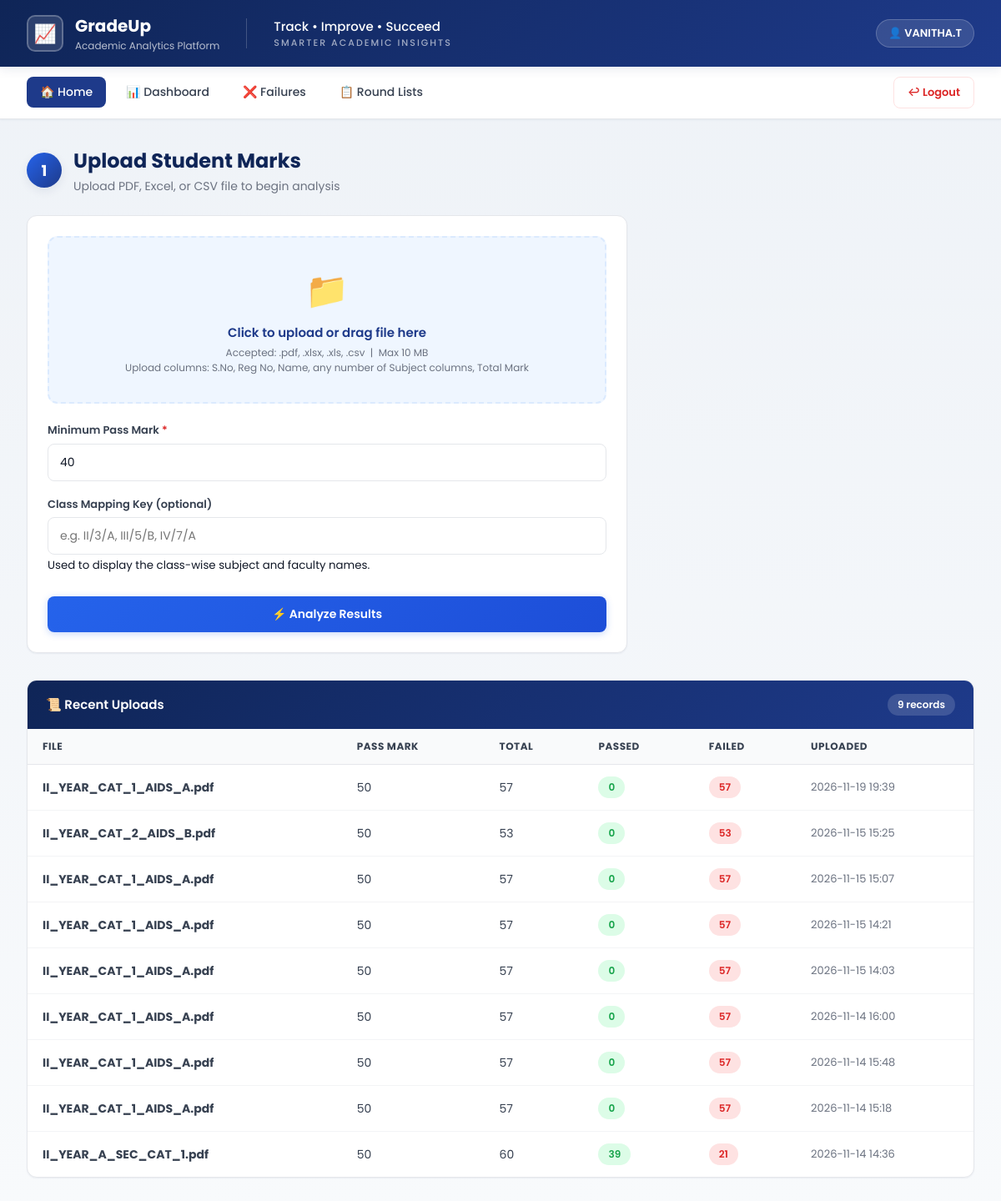
Page / (signed in) on the earlier database version.
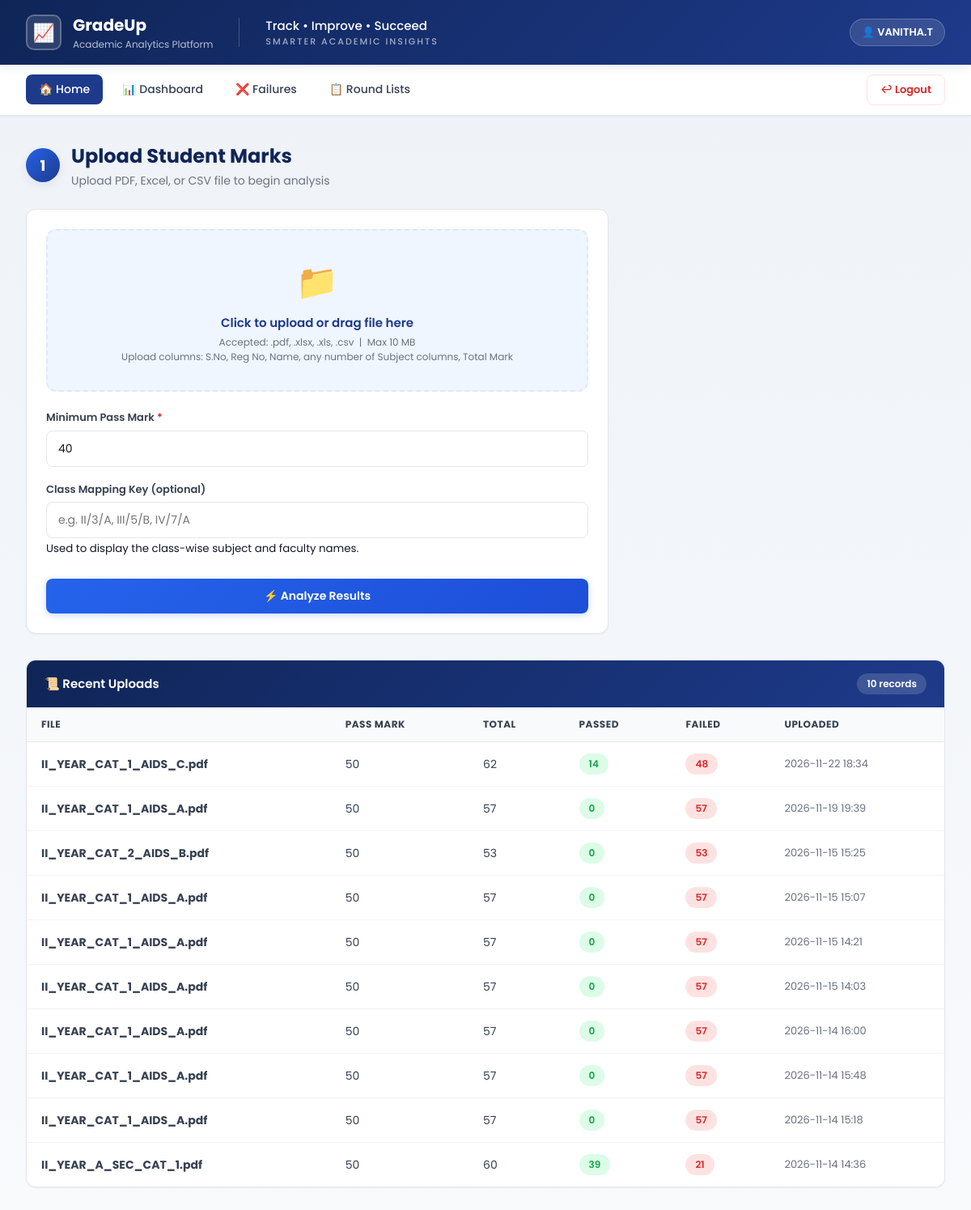
Same page on the later database version.
### tables this page shows
CREATE TABLE users (
            id INTEGER PRIMARY KEY AUTOINCREMENT,
            full_name TEXT NOT NULL,
            email TEXT UNIQUE NOT NULL,
            department TEXT,
            password_hash TEXT NOT NULL,
            created_at TEXT NOT NULL
        );

CREATE TABLE uploads (
            id INTEGER PRIMARY KEY AUTOINCREMENT,
            user_id INTEGER,
            filename TEXT NOT NULL,
            pass_mark INTEGER NOT NULL,
            uploaded_at TEXT NOT NULL,
            total_students INTEGER,
            passed INTEGER,
            failed INTEGER,
            FOREIGN KEY (user_id) REFERENCES users(id)
        );

### app.py (the view)
@app.route("/")
@login_required
def index():
    return render_template("index.html", history=get_history(current_user.id))

### auth.py (called while the page is built)
@login_manager.user_loader
def load_user(user_id):
    data = get_user_by_id(int(user_id))
    return User(data) if data else None

### database.py (called while the page is built)
def get_conn():
    conn = sqlite3.connect(DB_PATH)
    conn.row_factory = sqlite3.Row
    return conn

def get_user_by_id(user_id):
    conn = get_conn()
    c = conn.cursor()
    c.execute("SELECT * FROM users WHERE id = ?", (user_id,))
    row = c.fetchone()
    conn.close()
    return dict(row) if row else None

def get_history(user_id):
    conn = get_conn()
    c = conn.cursor()
    c.execute("""
        SELECT * FROM uploads WHERE user_id = ?
        ORDER BY id DESC LIMIT 20
    """, (user_id,))
    rows = [dict(r) for r in c.fetchall()]
    conn.close()
    return rows

### templates/index.html (shortened to what this page needs)
{% extends "base.html" %}
{% block content %}
<div class="container">
    <div class="page-title">
        <div class="step-badge">1</div>
        <div>
            <h2>Upload Student Marks</h2>
            <p>Upload PDF, Excel, or CSV file to begin analysis</p>
        </div>
    </div>
    <div class="card" style="max-width: 720px;">
        <form method="POST" action="{{ url_for('upload') }}" enctype="multipart/form-data">
            <div class="drop-zone" id="dropZone">
                <div class="drop-zone-icon">📁</div>
                <div class="drop-zone-text" id="dropText">Click to upload or drag file here</div>
                <div class="drop-zone-hint">
                    Accepted: .pdf, .xlsx, .xls, .csv &nbsp;|&nbsp; Max 10 MB<br>
                    Upload columns: S.No, Reg No, Name, any number of Subject columns, Total Mark
                </div>
            </div>
            <div style="display: grid; grid-template-columns: 1fr; gap: 12px; margin-top: 22px;">
                <div class="form-group">
                    <label>Minimum Pass Mark <span class="req">*</span></label>
                    <input type="number" name="pass_mark" class="form-control"
                           value="40" min="0" max="100" required>
                </div>
            </div>
            <div class="form-group">
                <label>Class Mapping Key (optional)</label>
                <input type="text" name="class_key" class="form-control"
                       placeholder="e.g. II/3/A, III/5/B, IV/7/A">
                <small>Used to display the class-wise subject and faculty names.</small>
            </div>
            <button type="submit" class="btn btn-primary btn-block" style="margin-top: 8px;">
                ⚡ Analyze Results
            </button>
        </form>
    </div>
    {% if history %}
    <div class="table-wrap" style="margin-top: 32px;">
        <div class="table-header">
            <h3>📜 Recent Uploads</h3>
            <span class="count-pill">{{ history|length }} records</span>
        </div>
        <table>
            <thead>
                <tr>
                    <th>File</th><th>Pass Mark</th><th>Total</th>
                    <th>Passed</th><th>Failed</th><th>Uploaded</th>
                </tr>
            </thead>
            <tbody>
                {% for r in history %}
                <tr>
                    <td><strong>{{ r.filename }}</strong></td>
                    <td>{{ r.pass_mark }}</td>
                    <td>{{ r.total_students }}</td>
                    <td><span class="badge badge-pass">{{ r.passed }}</span></td>
                    <td><span class="badge badge-fail">{{ r.failed }}</span></td>
                    <td style="color:#6b7280; font-size:13px;">
                        {{ r.uploaded_at[:16].replace('T', ' ') }}
                    </td>
                </tr>
                {% endfor %}
            </tbody>
        </table>
    </div>
    {% endif %}
</div>
{% endblock %}

### templates/base.html (shortened to what this page needs)
<!DOCTYPE html>
<html lang="en">
<head>
    <link rel="stylesheet" href="{{ url_for('static', filename='style.css') }}">
</head>
<body>
<header class="top-header">
    <div class="brand">
        <div class="brand-icon" aria-hidden="true">📈</div>
        <div class="brand-text">
            <h1>GradeUp</h1>
            <p>Academic Analytics Platform</p>
        </div>
    </div>
    <div class="header-tagline">
        Track • Improve • Succeed
        <span>Smarter Academic Insights</span>
    </div>
    {% if current_user.is_authenticated %}
    <div class="user-chip">👤 {{ current_user.full_name }}</div>
    {% endif %}
</header>
{% if current_user.is_authenticated %}
<nav class="sub-nav">
    <div class="sub-nav-left">
        <a href="{{ url_for('index') }}" class="nav-link {% if request.endpoint == 'index' %}active{% endif %}">🏠 Home</a>
        <a href="{{ url_for('dashboard') }}" class="nav-link {% if request.endpoint == 'dashboard' %}active{% endif %}">📊 Dashboard</a>
        <a href="{{ url_for('failures') }}" class="nav-link {% if request.endpoint == 'failures' %}active{% endif %}">❌ Failures</a>
        <a href="{{ url_for('round_lists') }}" class="nav-link {% if request.endpoint == 'round_lists' %}active{% endif %}">📋 Round Lists</a>
    </div>
    <div class="sub-nav-right">
        <a href="{{ url_for('auth.logout') }}" class="btn-logout">↩ Logout</a>
    </div>
</nav>
{% endif %}
{% block content %}{% endblock %}
</body>
</html>

Differences in the rows shown:
added uploads: filename "II_YEAR_CAT_1_AIDS_C.pdf", pass_mark "50", total_students "62", passed "14", failed "48", uploaded_at "2026-11-22 18:34"
Other differences:
{{ history|length }}: "9" → "10"
